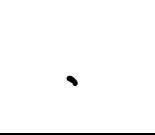
#> input picture dataset/dec/1195 (2).jpg, 155 x 135 px, given in place of 861.jpg, which was not available
$ jupyter execute --allow-errors generate_digit_dataset_for_object_detection.ipynb   (text cells are left out)
#> lines starting #> are read from the running program, lines starting #| are printed output that depends on the picture; pictures that were not available may be replaced by others from this repository, and a replacement may not be noted
#> further down, sub_img is the input picture: PIL image 155x135 RGB; min 0, max 255, mean 250.4
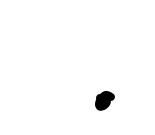
#> input picture dataset/dec/129 (1).jpg, 155 x 135 px, given in place of 530.jpg, which was not available
#> further down, sub_img is the input picture: PIL image 155x135 RGB; min 0, max 255, mean 251.6
#> `new_sub_img = np.array(sub_img.resize((random_size, random_size)))`:
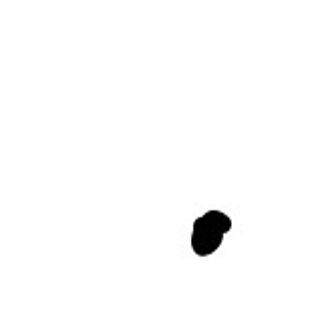
#> new_sub_img: shape (312, 312, 3); min 0, max 255, mean 251.6
#> after the loop `for r in range(new_sub_img.shape[0]):`:
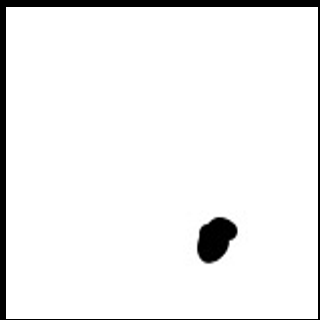
#> img: shape (320, 320); min 0, max 255, mean 239.2
[cell 1]
from PIL import Image
import glob
import matplotlib.pyplot as plt
import numpy as np

[cell 2]
data_set = ["ds1", "ds2", "ds3", "ds4"]
folder = ["0", "1", "2", "3", "4", "5", "6", "7", "8", "9"]

[cell 3]
num_img = 0
for ds in data_set:
    for fd in folder:
        for filename in glob.glob(r"dataset/"+ds+"/"+fd+"/*.png"): #assuming gif
            im=Image.open(filename).convert("RGB")
            im.save(r"dataset_jpg/"+str(num_img)+".jpg")
            num_img+=1

[cell 4]
num = 1199
pfd = 0
ds = "ds4"
for fd in folder:
    count = 0
    for filename in glob.glob("dataset/"+ds+"/"+fd+"/*.png"): #assuming gif
        if count == 300:
            count = 0
            num = 1199
            pfd += 1
            break
        im=Image.open(filename)
        im.save("digit_dataset/"+str(pfd) +"/"+str(num)+".png")
        num+=1
        count += 1

[cell 5]
num_img_png = 0

for ds in data_set:
    for fd in folder:
        for filename in glob.glob(r"dataset/"+ds+"/"+fd+"/*.png"): #assuming gif

            Image.open(filename).save("dataset_png/"+str(num_img_png)+".png")

            num_img_png += 1

[cell 6]
import random

#> (a cell that did not finish here is left out)

#> (a cell that did not finish here is left out)

[cell 9]
folders = ['0','1','2','3','4','5','6','7','8','9','10']
#> folders = ['0', '1', '2', '3', '4', '5', '6', '7', '8', '9', '10']


#> (the rest of this cell did not finish here and is left out)

[cell 10]
from PIL import Image
import glob
import numpy as np

num = 1300
#> num = 1300

for filename in glob.glob("real_img2/*.png"):

    img = np.array(Image.open(filename).convert("RGB").resize((320,320)))

    #plt.imshow(img)
    #print(img.shape)
    #break

    Image.fromarray(img).save("real_img2_320px/" + str(num) + ".jpg")

    num+=1
